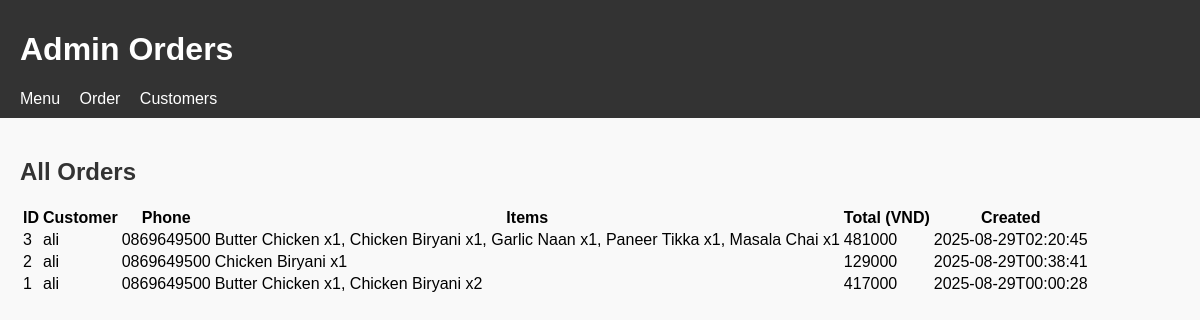
The page /admin on the database its author committed.
### tables this page shows
CREATE TABLE orders (
    id INTEGER PRIMARY KEY AUTOINCREMENT,
    customer_id INTEGER,
    total INTEGER DEFAULT 0,
    created_at TEXT NOT NULL,
    FOREIGN KEY(customer_id) REFERENCES customers(id)
);

### app.py (the view)
@app.route("/admin")
def admin_view():
    con = get_db()
    try:
        cur = con.cursor()
        cur.execute("""CREATE TABLE IF NOT EXISTS customers (
            id INTEGER PRIMARY KEY AUTOINCREMENT,
            name TEXT NOT NULL,
            phone TEXT UNIQUE
        )""")
        cur.execute("""CREATE TABLE IF NOT EXISTS orders (
            id INTEGER PRIMARY KEY AUTOINCREMENT,
            customer_id INTEGER,
            total INTEGER DEFAULT 0,
            created_at TEXT NOT NULL,
            FOREIGN KEY(customer_id) REFERENCES customers(id)
        )""")
        cur.execute("""CREATE TABLE IF NOT EXISTS order_items (
            id INTEGER PRIMARY KEY AUTOINCREMENT,
            order_id INTEGER NOT NULL,
            menu_item_id INTEGER NOT NULL,
            qty INTEGER NOT NULL,
            price_each INTEGER NOT NULL,
            FOREIGN KEY(order_id) REFERENCES orders(id),
            FOREIGN KEY(menu_item_id) REFERENCES menu_items(id)
        )""")
        cur.execute("""CREATE TABLE IF NOT EXISTS menu_items (
            id INTEGER PRIMARY KEY AUTOINCREMENT,
            name TEXT NOT NULL,
            price INTEGER NOT NULL
        )""")
        cur.execute("""
          SELECT
            o.id AS order_id,
            COALESCE(c.name, 'Walk-in') AS customer_name,
            c.phone AS phone,
            COALESCE(o.total, 0) AS total_vnd,
            o.created_at AS created_at,
            GROUP_CONCAT(mi.name || ' x' || oi.qty, ', ') AS items_summary
          FROM orders o
          LEFT JOIN customers   c  ON c.id = o.customer_id
          LEFT JOIN order_items oi ON oi.order_id = o.id
          LEFT JOIN menu_items  mi ON mi.id = oi.menu_item_id
          GROUP BY o.id
          ORDER BY o.id DESC
        """)
        rows = cur.fetchall()
        orders = [{
            "order_id": r["order_id"],
            "customer_name": r["customer_name"],
            "phone": r["phone"] or "",
            "total_vnd": r["total_vnd"] or 0,
            "created_at": r["created_at"],
            "items_summary": r["items_summary"] or ""
        } for r in rows]
    finally:
        con.close()
    return render_template("admin.html", orders=orders)

### app.py (called while the page is built)
def get_db():
    con = sqlite3.connect(DB_FILE)
    con.row_factory = sqlite3.Row
    return con

### templates/admin.html (shortened to what this page needs)
<!doctype html>
<html lang="en">
  <head>
    <link rel="stylesheet" href="{{ url_for('static', filename='style.css') }}">
  </head>
  <body>
    <header>
      <h1><a href="/">Admin Orders</a></h1>
      <nav>
        <a href="{{ url_for('menu') }}">Menu</a>
        <a href="{{ url_for('order_page') }}">Order</a>
        <a href="{{ url_for('customers_view') }}">Customers</a>
      </nav>
    </header>
    <main>
      <h2>All Orders</h2>
      {% if orders and orders|length %}
      <table>
        <thead>
          <tr>
            <th>ID</th>
            <th>Customer</th>
            <th>Phone</th>
            <th>Items</th>
            <th>Total (VND)</th>
            <th>Created</th>
          </tr>
        </thead>
        <tbody>
          {% for o in orders %}
          <tr>
            <td>{{ o.order_id }}</td>
            <td>{{ o.customer_name }}</td>
            <td>{{ o.phone or '-' }}</td>
            <td>{{ o.items_summary }}</td>
            <td>{{ o.total_vnd }}</td>
            <td>{{ o.created_at }}</td>
          </tr>
          {% endfor %}
        </tbody>
      </table>
      {% else %}
        <p>No orders yet. Pehle <a href="{{ url_for('order_page') }}">Order Page</a> se ek order banaiye.</p>
      {% endif %}
    </main>
  </body>
</html>

### static/style.css (style rules this page uses)
body { font-family: Arial, sans-serif; background-color: #f9f9f9; margin: 0; padding: 0; }
header { background-color: #333; padding: 10px 20px; color: white; }
header h1 a { color: white; text-decoration: none; }
nav a { margin-right: 15px; color: #fff; text-decoration: none; }
main { padding: 20px; }
h2 { color: #333; }

### rows shown on the page
orders: order_id "3", customer_name "ali", phone "0869649500", items_summary "Butter Chicken x1, Chicken Biryani x1, Garlic Naan x1, Paneer Tikka x1, Masala Chai x1", total_vnd "481000", created_at "2025-08-29T02:20:45"
orders: order_id "2", customer_name "ali", phone "0869649500", items_summary "Chicken Biryani x1", total_vnd "129000", created_at "2025-08-29T00:38:41"
orders: order_id "1", customer_name "ali", phone "0869649500", items_summary "Butter Chicken x1, Chicken Biryani x2", total_vnd "417000", created_at "2025-08-29T00:00:28"
